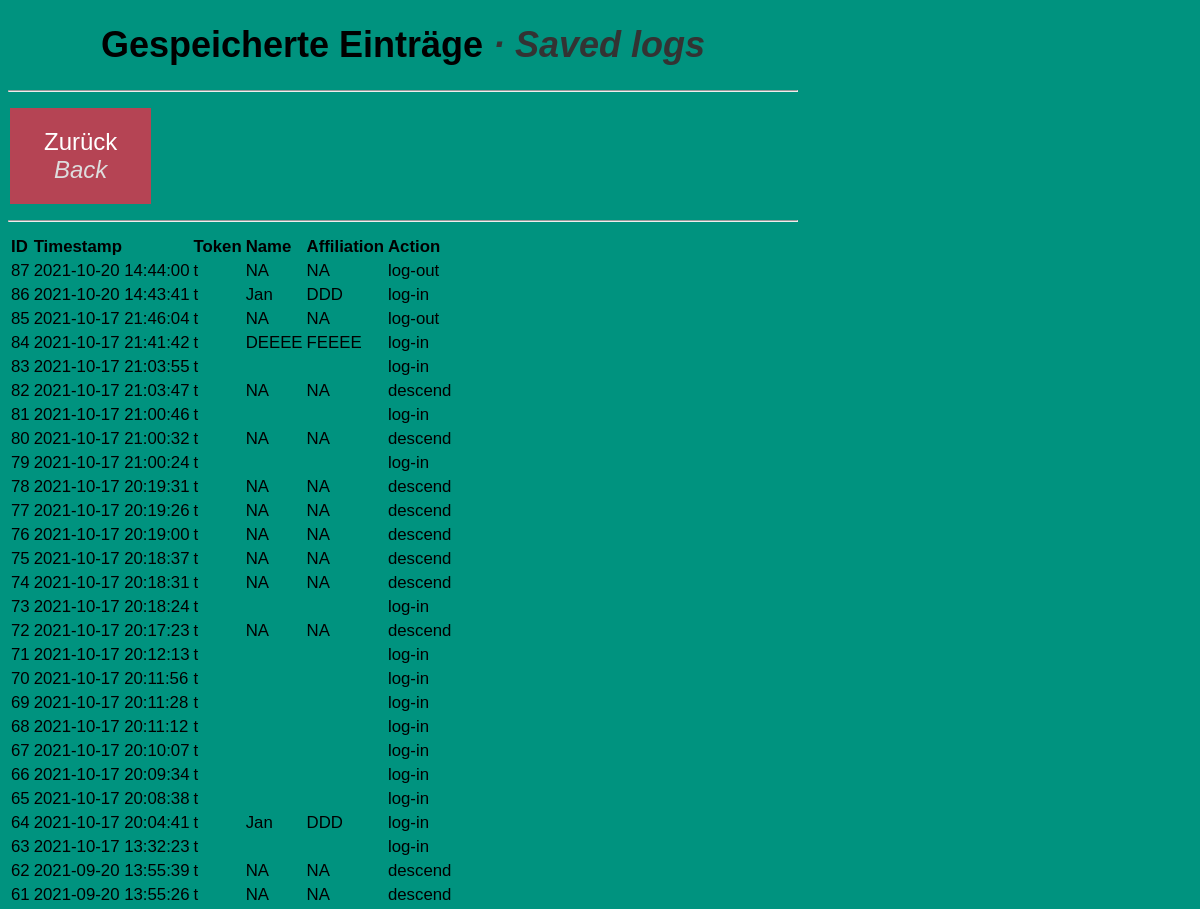
/show_data (upper part), run on an earlier commit of the app's database.
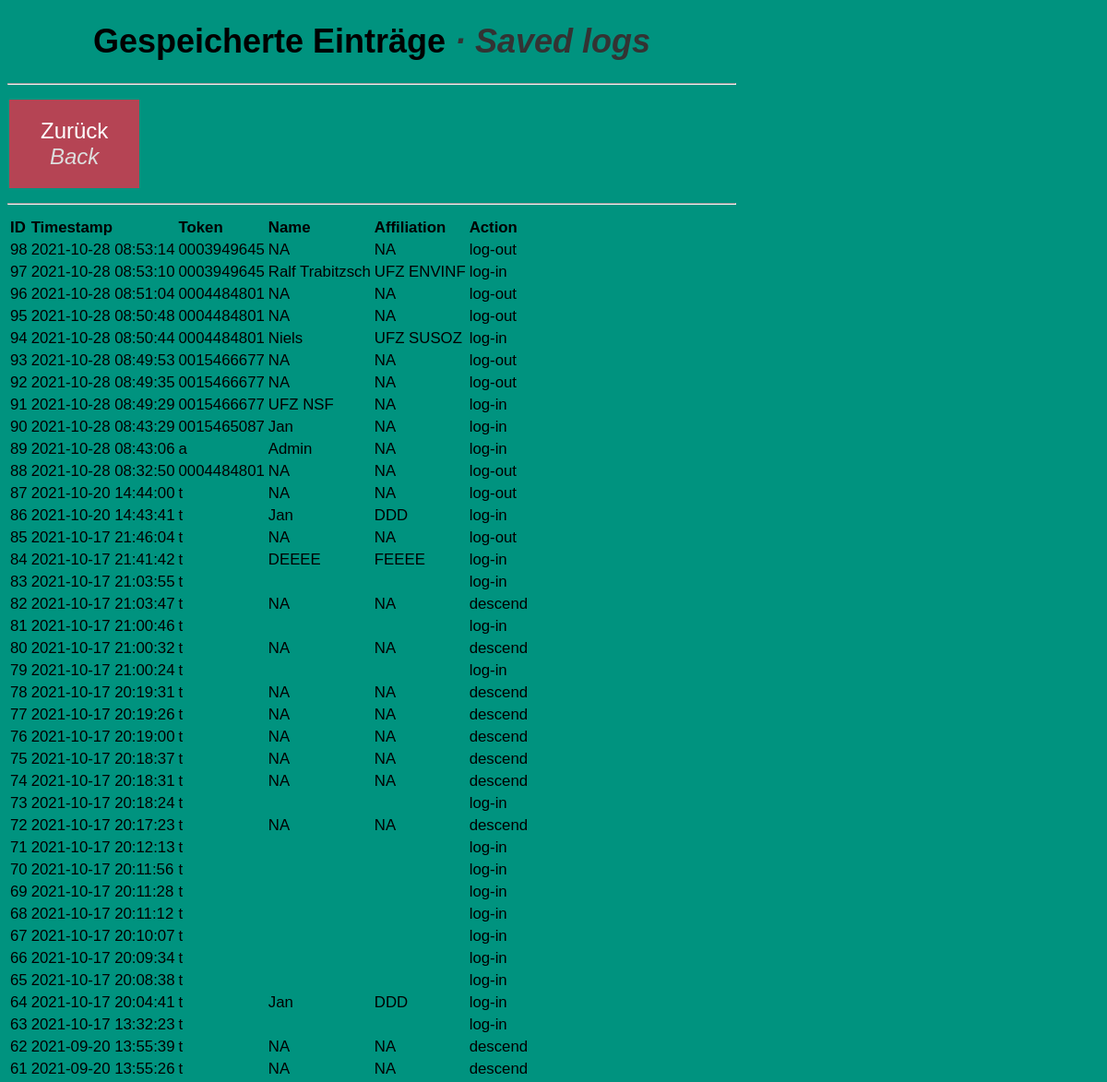
And on a later commit of the database.
### app.py (models this page shows, shortened)
class access_log_DB(db.Model):
    id = db.Column(db.Integer, primary_key=True)
    token = db.Column(db.String(20), nullable=False)
    action = db.Column(db.String(20), nullable=False)
    name = db.Column(db.String(100), nullable=False)
    affiliation = db.Column(db.String(100), nullable=False)
    datetime = db.Column(db.DateTime, default=datetime.utcnow)

### app.py (the view)
@app.route('/show_data', methods=['POST', 'GET'])
def show_data():
    data = access_log_DB.query.order_by(access_log_DB.datetime.desc()).all()
    return render_template('show_data.html', data=data)

### templates/show_data.html (shortened to what this page needs)
{% extends 'base.html' %}
{% block body %}
<div class="content">
    <h1>Gespeicherte Einträge <span>· Saved logs</span></h1>
    <hr />
    <a href="{{ url_for('admin') }}" class="home-button" id="home-button">Zurück<br /><i>Back</i> </a>
    <hr />
    <table name="admin">
        <tr>
            <th>ID</th>
            <th>Timestamp</th>
            <th>Token</th>
            <th>Name</th>
            <th>Affiliation</th>
            <th>Action</th>
        </tr>
        {% for record in data %}
            <tr>
                <td>{{ record.id }}</td>
                <td>{{ record.datetime.replace(microsecond=0) }}</td>
                <td>{{ record.token }}</td>
                <td>{{ record.name}}</td>
                <td>{{ record.affiliation }}</td>
                <td>{{ record.action }}</td>
            </tr>
        {% endfor %}
    </table>
</div>
{% endblock %}

### templates/base.html (shortened to what this page needs)
<!DOCTYPE html>
<html lang="en">
<head>
    <link rel="stylesheet" href="{{ url_for('static', filename='css/main.css') }}">
</head>
<body onload="javascript:hide();">
    {% block body %}{% endblock %}
</body>
</html>

### static/css/main.css (style rules this page uses)
html, body, .container { height: 400px; width: 790px; }
html { font-size: 1.5em; }
body { font-family: sans-serif; background-color: #669CC6; }
h1 { font-size: 1.5em; color: #000; text-align: center; }
h1 span { font-style: italic; color: #333; }
table[name=admin] { text-align: left; font-size: 0.7em; }
.home-button:first-line { font-style: normal; color: #ffffff; }
.home-button { background-color: #b54454; border: none; color: white; padding: 20px 34px; font-style: italic; color: #dddddd; text-align: center; text-decoration: none; display: inline-block; font-size: 1.0em; margin: 4px 2px; cursor: pointer; }

### templates/show_data.html (style rules this page uses)
body { background-color: #00937F; }

What changed in the data, as far as the page shows it:
added access_log_DB: id "98", datetime.replace "2021-10-28 08:53:14", token "0003949645", name "NA", affiliation "NA", action "log-out"
added access_log_DB: id "97", datetime.replace "2021-10-28 08:53:10", token "0003949645", name "Ralf Trabitzsch", affiliation "UFZ ENVINF", action "log-in"
added access_log_DB: id "96", datetime.replace "2021-10-28 08:51:04", token "0004484801", name "NA", affiliation "NA", action "log-out"
added access_log_DB: id "95", datetime.replace "2021-10-28 08:50:48", token "0004484801", name "NA", affiliation "NA", action "log-out"
added access_log_DB: id "94", datetime.replace "2021-10-28 08:50:44", token "0004484801", name "Niels", affiliation "UFZ SUSOZ", action "log-in"
added access_log_DB: id "93", datetime.replace "2021-10-28 08:49:53", token "0015466677", name "NA", affiliation "NA", action "log-out"
added access_log_DB: id "92", datetime.replace "2021-10-28 08:49:35", token "0015466677", name "NA", affiliation "NA", action "log-out"
added access_log_DB: id "91", datetime.replace "2021-10-28 08:49:29", token "0015466677", name "UFZ NSF", affiliation "NA", action "log-in"
added access_log_DB: id "90", datetime.replace "2021-10-28 08:43:29", token "0015465087", name "Jan", affiliation "NA", action "log-in"
added access_log_DB: id "89", datetime.replace "2021-10-28 08:43:06", token "a", name "Admin", affiliation "NA", action "log-in"
added access_log_DB: id "88", datetime.replace "2021-10-28 08:32:50", token "0004484801", name "NA", affiliation "NA", action "log-out"
